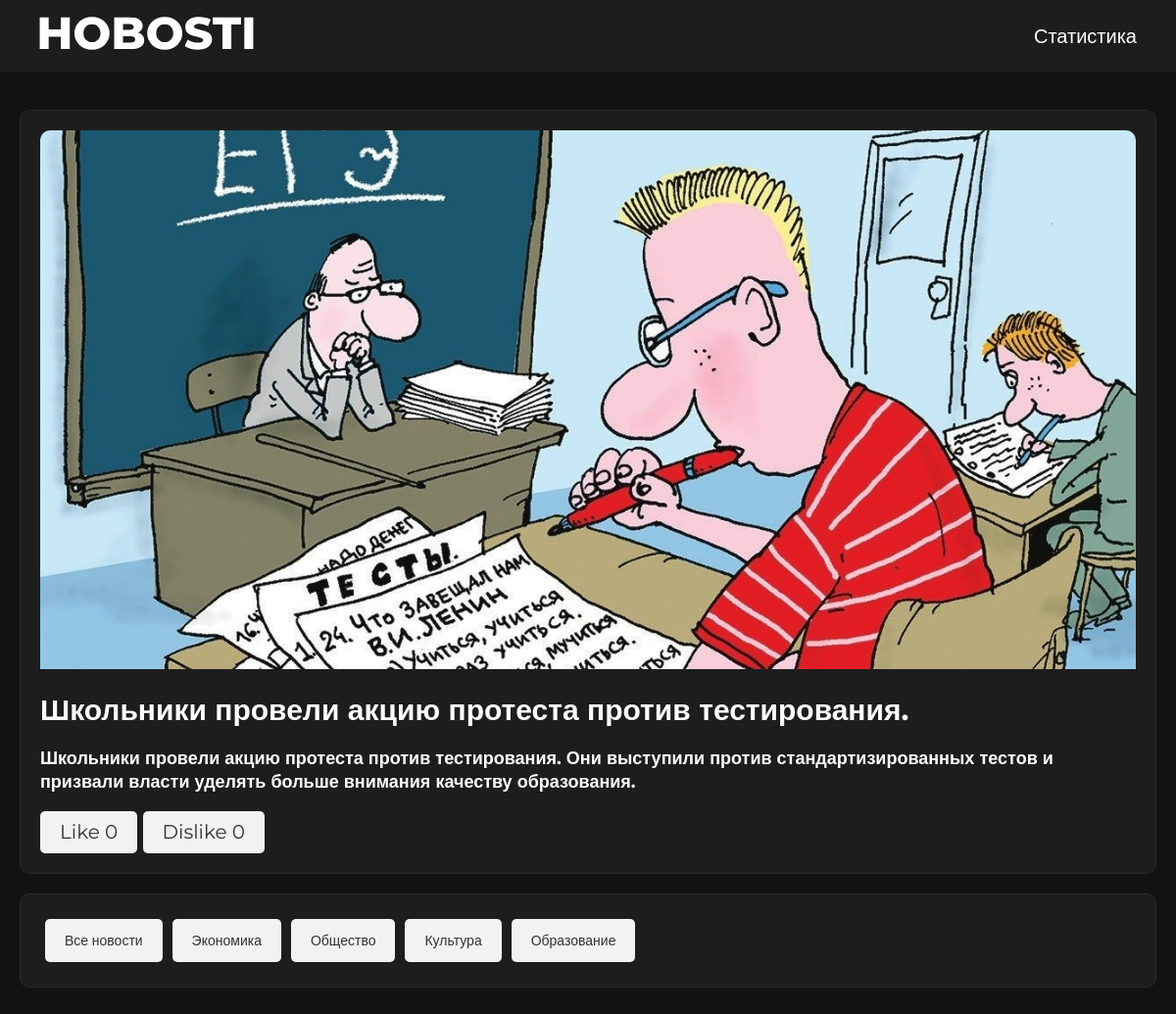
The page /theme/shkolniki-proveli-akciyu-protesta-protiv-testirovaniya on the database its author committed.
### main/models.py (models this page shows, shortened)
class News(models.Model):
    title = models.CharField('Название', max_length=256)
    data = models.DateTimeField('Дата', auto_now_add=True)
    text = models.TextField('Текст')
    photo = models.ImageField(upload_to='images', verbose_name='Картинка')
    tags = models.ManyToManyField('Tags')
    slug = models.SlugField(max_length=255, unique=True, db_index=True, verbose_name='URL')
    views = models.IntegerField(default=0)
    likes = models.IntegerField(default=0)
    dislikes = models.IntegerField(default=0)
    class Meta:
        verbose_name = 'Новость'
        verbose_name_plural = 'Новости'
        ordering = ['data', 'title']

class Tags(models.Model):
    title = models.CharField('Название', max_length=256)
    slug = models.SlugField(max_length=255, unique=True, db_index=True, verbose_name='URL')
    def get_absolute_url(self):
        return reverse('tags', kwargs={'tag_slug': self.slug})
    class Meta:
        verbose_name = 'Тег'
        verbose_name_plural = 'Теги'

### main/views.py (the view)
# urls.py: path('theme/<slug:theme_slug>', views.show_theme, name='theme'),  # http://127.0.0.1:8000/theme/slug
def show_theme(request, theme_slug):
    theme = get_object_or_404(News, slug=theme_slug)
    theme.views += 1
    theme.save()
    tags = theme.tags.all
    print(tags)
    return render(request, 'main/theme.html', {'theme': theme, 'tags': tags})

### main/templates/main/theme.html (shortened to what this page needs)
{% extends 'main/base.html'%}
{% load static %}
{% block content %}
<section class="lending">
    <div class="container">
        <div class="lending__item">
            <br>
            <br>
            <br>
            <div class="news-blocks" style="display: flex; justify-content: center;">
                <article>
                    {% if theme.photo %}
                    <img src="{{ MEDIA_URL }}{{ theme.photo.url }}" alt="{{ theme.title }}">
                    {% endif %}
                    <h2>{{ theme.title }}</h2>
                    <h3>{{ theme.text }}</h3>
                    <button id="likeButton">Like <span id="likeCount">{{ theme.likes }}</span></button>
                    <button id="dislikeButton">Dislike <span id="dislikeCount">{{ theme.dislikes }}</span></button>
                </article>
                <div class="tags-block">
                    <a href="{% url 'home' %}" class="tag"> Все новости </a>
                    {% for tag in tags %}
                    <a class="tag" href="{{ tag.get_absolute_url }}"> {{ tag.title }} </a>
                    {% endfor %}
                </div>
            </div>
        </div>
    </div>
</section>
{% endblock %}

### main/static/css/style.css (style rules this page uses)
* { box-sizing: border-box; }
a { text-decoration: none; display: inline-block; }
.container { max-width: 1920px; margin: 0 auto; padding: 0 15px; flex: 1 0 auto; }
html, body { height: 100%; }
body { font-family: 'Montserrat', sans-serif; font-style: normal; font-weight: 400; font-size: 20px; line-height: 24px; color: #FFFFFF; display: flex; flex-direction: column; }
.lending { background: #131313; background-repeat: repeat; background-size: cover; background-position: center; flex: 1 0 auto; }
.lending__item { text-align: left; padding-top: 40px; max-width: 1160px; margin: 0 auto; }
.tags-block { width: 1160px; background-color: #1D1D1D; padding: 20px; border: 1px solid #292828; border-radius: 10px; box-shadow: 0 0 10px rgba(0, 0, 0, 0.1); margin-bottom: 30px; display: flex; flex-wrap: wrap; justify-content: flex-start; }
.tag { background-color: #f2f2f2; color: #333; padding: 10px 20px; border-radius: 5px; margin: 5px; text-decoration: none; font-size: 14px; }
.news-blocks { display: flex; flex-wrap: wrap; justify-content: space-between; }
article { width: 1160px; margin-bottom: 20px; background-color: #1D1D1D; padding: 20px; border: 1px solid #292828; border-radius: 10px; box-shadow: 0 0 10px rgba(0, 0, 0, 0.1); }
article img { width: 100%; height: 550px; object-fit: cover; border-radius: 10px 10px 0 0; }
article h3 { font-size: 18px; margin-top: 10px; }
article button { background-color: #f2f2f2; color: #333; padding: 10px 20px; border: none; border-radius: 5px; cursor: pointer; }

### rows shown on the page
News: photo (picture), title "Школьники провели акцию протеста против тестирования.", text "Школьники провели акцию протеста против тестирования. Они выступили против стандартизированных тестов и призвали власти уделять больше внимания качеству образования.", likes "0", dislikes "0"
Tags: title "Экономика"
Tags: title "Общество"
Tags: title "Культура"
Tags: title "Образование"
